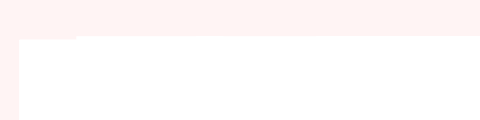
Frame 1 (no input)
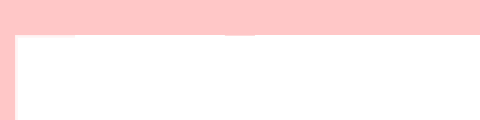
Frame 60 (no input)
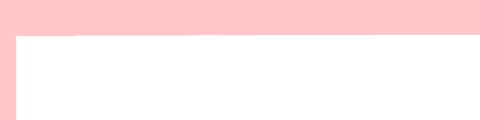
Frame 120 (the mouse pressed at the canvas centre since frame 60)

The p5.js sketch that drew these frames (run headless with seeded random() and noise() and a simulated clock; from frame 60 on, the mouse is pressed at the canvas centre):

// p5.js sketch
// ── sketch.js
function setup() {
  createCanvas(480,120);
  stroke(255)
}

function draw() {
  background(255,200,200,50);
  for (var i = 20; i < 400; i+= 60) {
    rect(i, 40, i + 60, 80);
     strokeWeight(random(1,10));
     //nofill()
     //background(random(0,105)+mouseX)
     
  }
  
}
